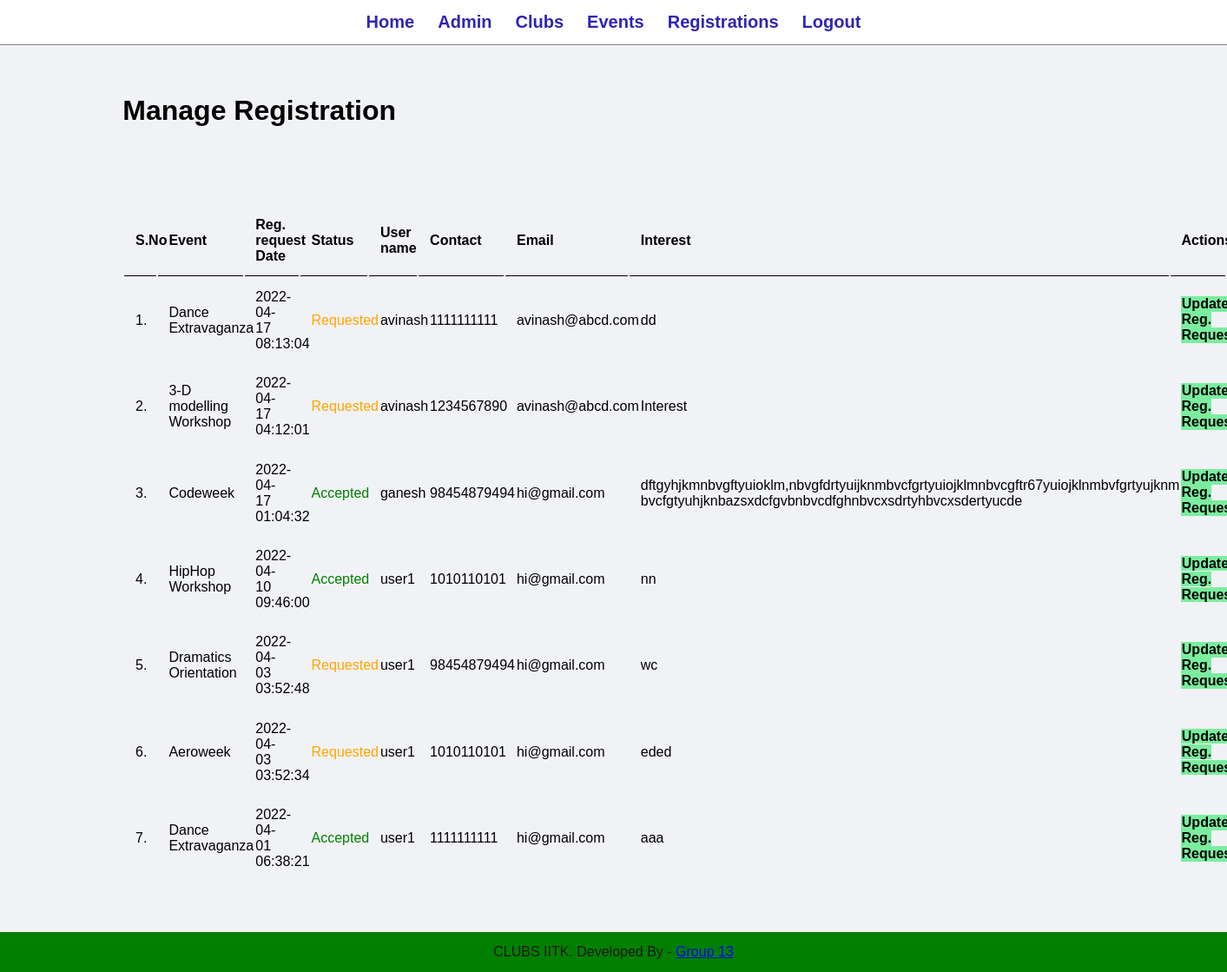
Screenshot of /admin/manage-reg.php (signed in) with the database file from the repository.
### tables this page shows
CREATE TABLE `tbl_regs` (
  `id` int(10) UNSIGNED NOT NULL,
  `event` varchar(150) NOT NULL,
  `reg_date` datetime NOT NULL,
  `status` varchar(50) NOT NULL,
  `name` varchar(150) NOT NULL,
  `contact` varchar(20) NOT NULL,
  `email` varchar(150) NOT NULL,
  `Interest` text DEFAULT '\'NO data\''
);

### admin/manage-reg.php (the view, shortened to what this page needs)
<?php include('partials/menu.php'); ?>
<div class="main-content">
    <div class="wrapper">
        <h1>Manage Registration</h1>
                <br /><br /><br />
                <br><br>
                <table class="tbl-full">
                    <tr>
                        <th>S.No</th>
                        <th>Event</th>
                        <th>Reg. request Date</th>
                        <th>Status</th>
                        <th>User name</th>
                        <th>Contact</th>
                        <th>Email</th>
                        <th>Interest</th>
                         <th>Actions</th>
                    </tr>
                    <?php
                        $sql = "SELECT * FROM tbl_regs ORDER BY id DESC";
                        $res = mysqli_query($conn, $sql);
                        $count = mysqli_num_rows($res);
                        $sn = 1;
                        if($count>0)
                        {
                            while($row=mysqli_fetch_assoc($res))
                            {
                                $id = $row['id'];
                                $event = $row['event'];
                                $reg_date = $row['reg_date'];
                                $status = $row['status'];
                                $name = $row['name'];
                                $contact = $row['contact'];
                                $email = $row['email'];
                                $interest = $row['Interest'];
                                ?>
                                    <tr>
                                        <td><?php echo $sn++; ?>. </td>
                                        <td><?php echo $event; ?></td>
                                        <td><?php echo $reg_date; ?></td>
                                        <td>
                                            <?php
                                                if($status=="Requested")
                                                {
                                                    echo "<label style='color: orange;'>$status</label>";
                                                }
                                                elseif($status=="Accepted")
                                                {
                                                    echo "<label style='color: green;'>$status</label>";
                                                }
                                                elseif($status=="Cancelled")
                                                {
                                                    echo "<label style='color: red;'>$status</label>";
                                                }
                                            ?>
                                        </td>
                                        <td><?php echo $name; ?></td>
                                        <td><?php echo $contact; ?></td>
                                        <td><?php echo $email; ?></td>
                                        <td><?php echo $interest; ?></td>
                                         <td>
                                            <a href="<?php echo SITEURL; ?>admin/update-reg.php?id=<?php echo $id; ?>" class="btn-secondary">Update Reg. Request</a>
                                        </td>
                                    </tr>
                                <?php
                            }
                        }
                        else
                        {
                            echo "<tr><td colspan='12' class='error'>No Registrations</td></tr>";
                        }
                    ?>
                </table>
    </div>
</div>
<?php include('partials/footer.php'); ?>

### css/admin.css (style rules this page uses)
* { margin: 0; padding: 0; font-family: Arial, Helvetica, sans-serif; }
.wrapper { padding: 1%; width: 80%; margin: 0 auto; }
.tbl-full { width: 100%; }
table tr th { border-bottom: 1px solid black; padding: 1%; text-align: left; }
table tr td { padding: 1%; width:min-content; }
.btn-secondary { background-color: #7bed9f; padding: 1%; color: black; text-decoration: none; font-weight: bold; }
.main-content { background-color: #f1f2f6; padding: 3% 0; }

### rows the page displays
tbl_regs: event "Dance Extravaganza", reg_date "2022-04-17 08:13:04", status "Requested", name "avinash", contact "1111111111", email "avinash@abcd.com", Interest "dd"
tbl_regs: event "3-D modelling Workshop", reg_date "2022-04-17 04:12:01", status "Requested", name "avinash", contact "1234567890", email "avinash@abcd.com", Interest "Interest"
tbl_regs: event "Codeweek", reg_date "2022-04-17 01:04:32", status "Accepted", name "ganesh", contact "98454879494", email "hi@gmail.com", Interest "dftgyhjkmnbvgftyuioklm,nbvgfdrtyuijknmbvcfgrtyuiojklmnbvcgftr67yuiojklnmbvfgrtyujknm bvcfgtyuhjknbazsxdcfgvbnbvcdfghnbvcxsdrtyhbvcxsdertyucde"
tbl_regs: event "HipHop Workshop", reg_date "2022-04-10 09:46:00", status "Accepted", name "user1", contact "1010110101", email "hi@gmail.com", Interest "nn"
tbl_regs: event "Dramatics Orientation", reg_date "2022-04-03 03:52:48", status "Requested", name "user1", contact "98454879494", email "hi@gmail.com", Interest "wc"
tbl_regs: event "Aeroweek", reg_date "2022-04-03 03:52:34", status "Requested", name "user1", contact "1010110101", email "hi@gmail.com", Interest "eded"
tbl_regs: event "Dance Extravaganza", reg_date "2022-04-01 06:38:21", status "Accepted", name "user1", contact "1111111111", email "hi@gmail.com", Interest "aaa"
